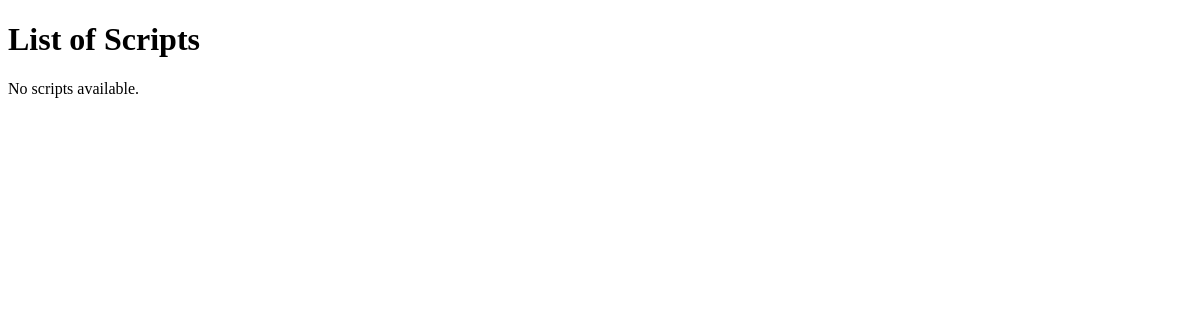
Before: /scripts/ with the older database file.
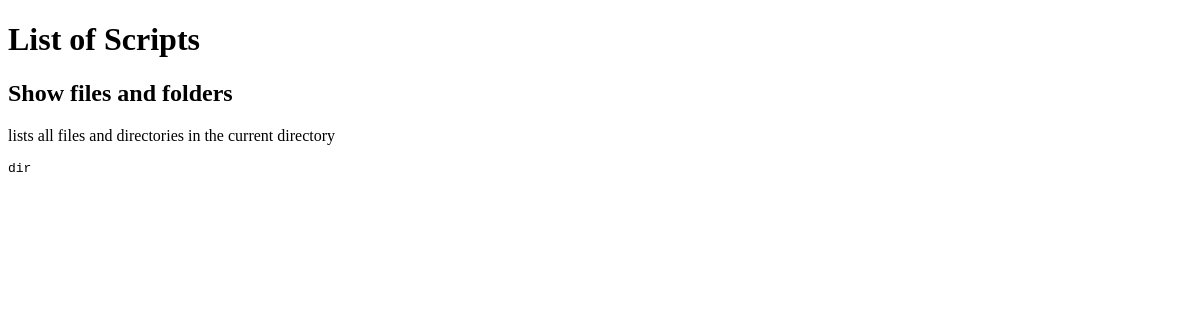
After: the same page with the newer database file.
### commandpanel/models.py (models this page shows)
class Script(models.Model):
    name = models.CharField(max_length=40)
    description = models.TextField()
    code = models.TextField()

### commandpanel/views.py (the view)
# urls.py: path('', views.script_list, name='script_list'),
def script_list(request):
    scripts = Script.objects.all()
    return render(request, 'commandpanel/scripts.html', {'scripts': scripts})

### commandpanel/templates/commandpanel/scripts.html (shortened to what this page needs)
<!DOCTYPE html>
<html>
    <head>
    </head>
    <body>
        <h1>List of Scripts</h1>
        {% for script in scripts %}
            <div>
                <h2>{{ script.name }}</h2>
                <p>{{ script.description }}</p>
                <pre>{{ script.code }}</pre>
            </div>
        {% empty %}
            <p>No scripts available.</p>
        {% endfor %}
    </body>
</html>

Changed rows visible on the page:
added Script: name "Show files and folders", description "lists all files and directories in the current directory", code "dir"
Other visible differences:
text no longer shown: "No scripts available."
